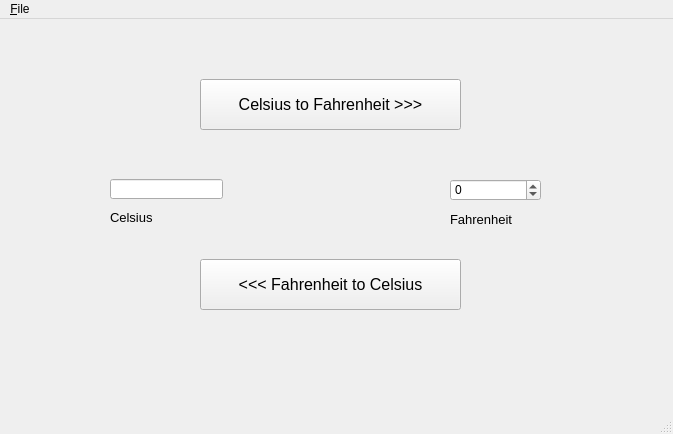
<?xml version="1.0" encoding="UTF-8"?>
<ui version="4.0">
 <class>MainWindow</class>
 <widget class="QMainWindow" name="MainWindow">
  <property name="geometry">
   <rect>
    <x>0</x>
    <y>0</y>
    <width>673</width>
    <height>434</height>
   </rect>
  </property>
  <property name="windowTitle">
   <string>MainWindow</string>
  </property>
  <widget class="QWidget" name="centralwidget">
   <widget class="QLineEdit" name="editCel">
    <property name="geometry">
     <rect>
      <x>110</x>
      <y>160</y>
      <width>113</width>
      <height>20</height>
     </rect>
    </property>
   </widget>
   <widget class="QSpinBox" name="spinFahr">
    <property name="geometry">
     <rect>
      <x>450</x>
      <y>160</y>
      <width>91</width>
      <height>22</height>
     </rect>
    </property>
    <property name="minimum">
     <number>-1000</number>
    </property>
    <property name="maximum">
     <number>1000</number>
    </property>
   </widget>
   <widget class="QPushButton" name="btn_FtoC">
    <property name="geometry">
     <rect>
      <x>200</x>
      <y>240</y>
      <width>261</width>
      <height>51</height>
     </rect>
    </property>
    <property name="font">
     <font>
      <pointsize>12</pointsize>
     </font>
    </property>
    <property name="text">
     <string>&lt;&lt;&lt; Fahrenheit to Celsius</string>
    </property>
   </widget>
   <widget class="QPushButton" name="btn_CtoF">
    <property name="geometry">
     <rect>
      <x>200</x>
      <y>60</y>
      <width>261</width>
      <height>51</height>
     </rect>
    </property>
    <property name="font">
     <font>
      <pointsize>12</pointsize>
     </font>
    </property>
    <property name="text">
     <string>Celsius to Fahrenheit &gt;&gt;&gt;</string>
    </property>
   </widget>
   <widget class="QLabel" name="label">
    <property name="geometry">
     <rect>
      <x>110</x>
      <y>190</y>
      <width>61</width>
      <height>16</height>
     </rect>
    </property>
    <property name="font">
     <font>
      <pointsize>10</pointsize>
     </font>
    </property>
    <property name="text">
     <string>Celsius</string>
    </property>
   </widget>
   <widget class="QLabel" name="label_2">
    <property name="geometry">
     <rect>
      <x>450</x>
      <y>190</y>
      <width>111</width>
      <height>21</height>
     </rect>
    </property>
    <property name="font">
     <font>
      <pointsize>10</pointsize>
     </font>
    </property>
    <property name="text">
     <string>Fahrenheit</string>
    </property>
   </widget>
  </widget>
  <widget class="QMenuBar" name="menubar">
   <property name="geometry">
    <rect>
     <x>0</x>
     <y>0</y>
     <width>673</width>
     <height>26</height>
    </rect>
   </property>
   <widget class="QMenu" name="menuFile">
    <property name="title">
     <string>&amp;File</string>
    </property>
    <addaction name="actionexit"/>
    <addaction name="actionC_to_F"/>
    <addaction name="actionF_to_C"/>
   </widget>
   <addaction name="menuFile"/>
  </widget>
  <widget class="QStatusBar" name="statusbar"/>
  <action name="actionExit">
   <property name="text">
    <string>E&amp;xit</string>
   </property>
  </action>
  <action name="action_CtoF">
   <property name="text">
    <string>&amp;C to F</string>
   </property>
  </action>
  <action name="action_FtoC">
   <property name="text">
    <string>&amp;F to C</string>
   </property>
  </action>
  <action name="actionFile">
   <property name="text">
    <string>File</string>
   </property>
  </action>
  <action name="actionexit">
   <property name="text">
    <string>&amp;exit</string>
   </property>
  </action>
  <action name="actionC_to_F">
   <property name="text">
    <string>&amp;C_to_F</string>
   </property>
  </action>
  <action name="actionF_to_C">
   <property name="text">
    <string>&amp;F_to_C</string>
   </property>
  </action>
 </widget>
 <resources/>
 <connections/>
</ui>
